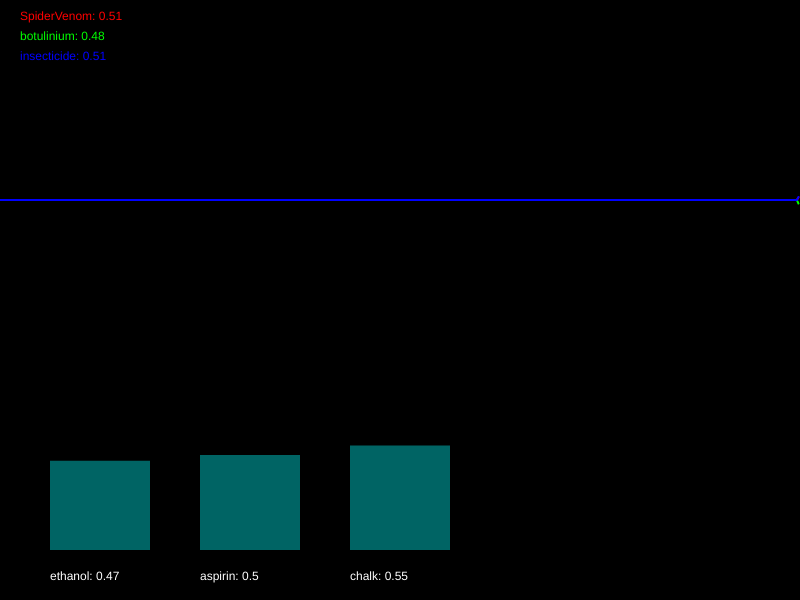
Frame 1 (no input)
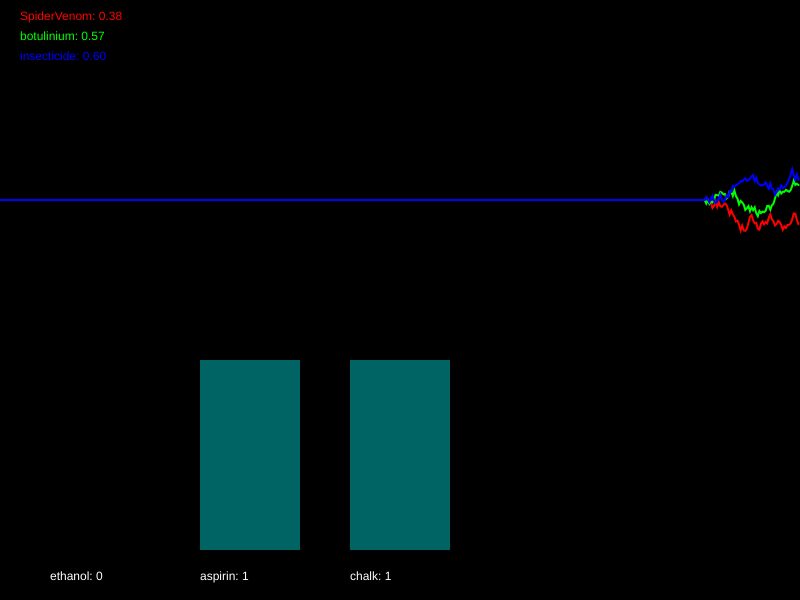
Frame 60 (no input)
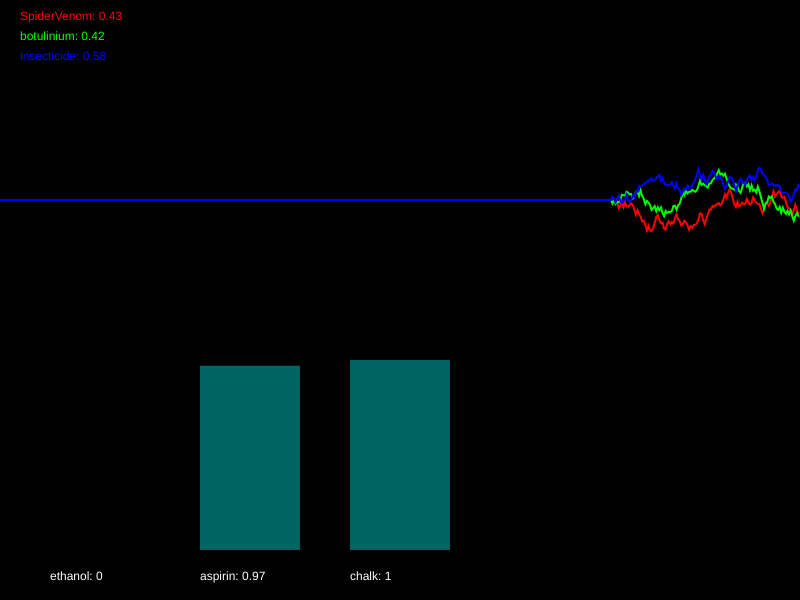
Frame 120 (the mouse pressed at the canvas centre since frame 60)

The p5.js sketch that drew these frames (run headless with seeded random() and noise() and a simulated clock; from frame 60 on, the mouse is pressed at the canvas centre):

// p5.js sketch
// ── sketch.js
/*

Officer: 1382801
CaseNum: 401-0-63673689-1382801

Case 401 - The Case of Norbert's Weiner Stand
Stage 1 - Noxious Weiner

Console city has been plunged into chaos. The notorious poisoner Norbert has struck the
population down with a potent poison. Word has it that he is smuggling his venomous filth
via a streetside weiner stand. Hundreds of people have been affected, and the municipal
water company tells me that their sewers are at full capacity. This is no laughing matter.
I need you to head down to our lab and work on an antidote.

You must develop the antidote by using conditional statements in the draw loop to
do the following:


You must develop the antidote by using conditional statements in the draw loop to
do the following.

	- When SpiderVenom goes above 0.36, decrease ethanol by 0.03
	- If botulinium dips below 0.39, raise ethanol by 0.05
	- When botulinium dips below 0.4, try decreasing aspirin by 0.03
	- When SpiderVenom dips below 0.39, increment aspirin by 0.05
	- When botulinium dips below 0.33, try decreasing chalk by 0.04
	- If SpiderVenom goes above 0.32, raise chalk by 0.05


Your conditional statements should:

consider the following poisons:

	- SpiderVenom
	- botulinium
	- insecticide


and modify the following antidotes:

	- ethanol
	- aspirin
	- chalk


- There are many ways to complete this task but you should only use the
following commands:

	if(){}
	+=
	-=

*/

//Declare the poison variables
var SpiderVenom;
var botulinium;
var insecticide;


//Declare the antidote variables
var ethanol;
var aspirin;
var chalk;


//This variable is used for drawing the graph
var graphs;


function setup()
{

	createCanvas(800,600);
	strokeWeight(2);

	//initialise the poisons and antidotes
	SpiderVenom = 0.5;
	botulinium = 0.5;
	insecticide = 0.5;
	ethanol = 0.5;
	aspirin = 0.5;
	chalk = 0.5;


	//fills the graph with empty values
	graphs = [];

	for(var i = 0; i < 3; i++)
	{
		graphs.push([]);
		for(var j = 0; j < 512; j++)
		{
			graphs[i].push(0.5);
		}
	}

}

function draw()
{

	//Develop the antidote below
	//Write conditional statements to change the amount of each substance ...

	// - When SpiderVenom goes above 0.36, decrease ethanol by 0.03

	if(SpiderVenom > 0.36) {
		ethanol -= 0.03;
	}

	// - If botulinium dips below 0.39, raise ethanol by 0.05

	if(botulinium < 0.39) {
		ethanol +=0.05;
	}
	// - When botulinium dips below 0.4, try decreasing aspirin by 0.03

	if(botulinium < 0.4) {
		aspirin -= 0.03;
	}
	// - When SpiderVenom dips below 0.39, increment aspirin by 0.05

	if(SpiderVenom < 0.39) {
		aspirin += 0.05;
	}

	// - When botulinium dips below 0.33, try decreasing chalk by 0.04

	if(botulinium < 0.33) {
		chalk -=0.04;
	}

	// - If SpiderVenom goes above 0.32, raise chalk by 0.05

	if(SpiderVenom > 0.32) {
		chalk += 0.05
	}




	//////////////////////////////////////////////////////

	//the code below generates new values using random numbers

	/*
		For testing, you might want to temporarily comment out
		these lines and set the same variables to constant values
		instead.
	*/

	SpiderVenom = nextValue(graphs[0],SpiderVenom);
	botulinium = nextValue(graphs[1],botulinium);
	insecticide = nextValue(graphs[2],insecticide);


	ethanol = constrain(ethanol, 0, 1);
	aspirin = constrain(aspirin, 0, 1);
	chalk = constrain(chalk, 0, 1);


	///////// DO NOT CHANGE THE CODE BELOW ///////////

	//drawing code

	// set background
	background(0);
	noFill();

	//draw the graphs for the vitals
	var colors = [
	color(255, 0, 0),
	color(0, 255, 0),
	color(0, 0, 255),
	color(255, 0, 255),
	color(255, 255, 0),
	color(0, 255, 255)
	];

	for(var i = 0; i < graphs.length; i++)
	{
		stroke(colors[i]);
		drawGraph(graphs[i]);
	}

	//draw the poisons as text
	noStroke();
	fill(colors[0]);
	text('SpiderVenom: ' + nf(SpiderVenom,1,2), 20,20);
	fill(colors[1]);
	text('botulinium: ' + nf(botulinium,1,2), 20,40);
	fill(colors[2]);
	text('insecticide: ' + nf(insecticide,1,2), 20,60);


	//draw the antidotes bar chart
	drawBar(ethanol,50,'ethanol');
	drawBar(aspirin,200,'aspirin');
	drawBar(chalk,350,'chalk');


}

function nextValue(graph, val)
{
	//gets the next value for a vital and puts it in an array for drawing
	var delta = random(-0.03,0.03);

	val += delta;
	if(val > 1 || val < 0)
	{
		delta *= -1;
		val += delta * 2;
	}

	graph.push(val)
	graph.shift();
	return val;
}

function drawGraph(graph)
{
	//draws an array as a graph
	beginShape();
	for(var i = 0; i < graph.length; i++)
	{
			vertex(width * i/512, height * 0.5 - graph[i]* height/3)
	}
	endShape();
}


function drawBar(val, x, name)
{
	//draws the bars for bar chart
    noStroke();
    fill(0,100,100);
	var mh = height * 0.4 - 50;
	rect(x,(height - 50) - val*mh, 100, val*mh);
    fill(255);
	text(name + ": " + val, x, height - 20);
}
